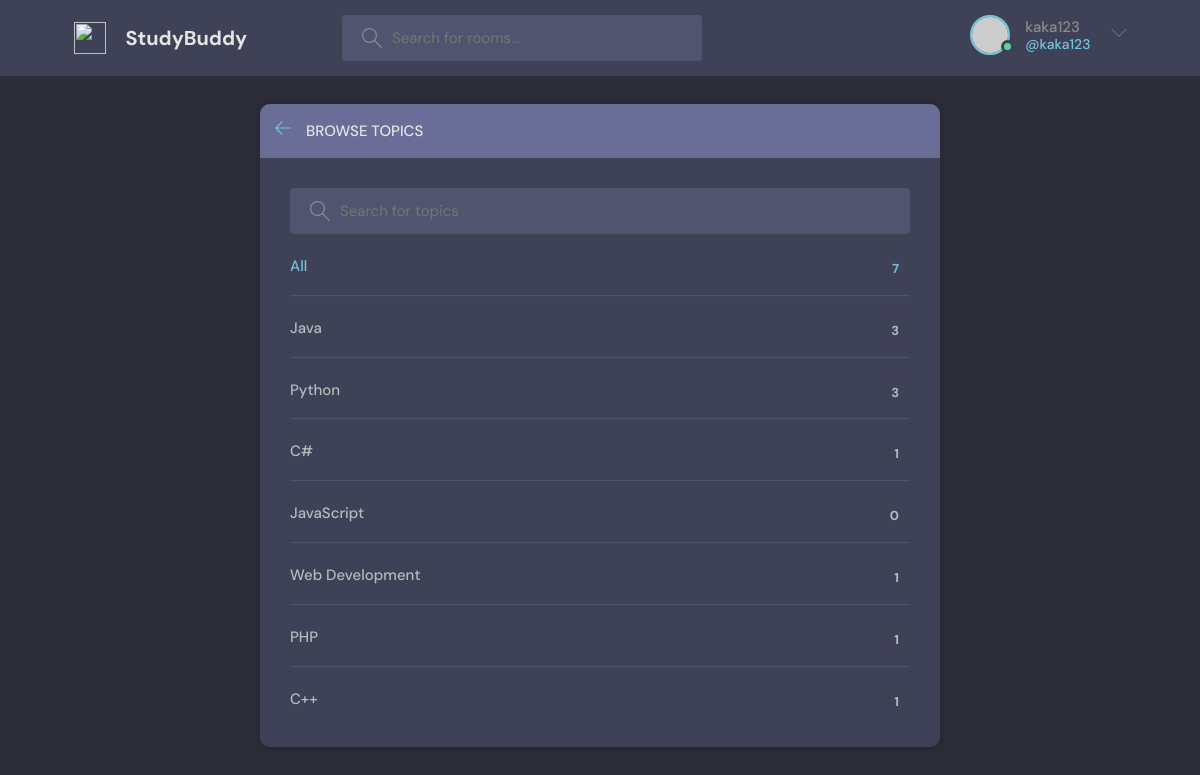
The page /topics/ (signed in) on the database its author committed.
### base/models.py (models this page shows, shortened)
class Topic(models.Model):
    name = models.CharField(max_length = 200)

### base/views.py (the view)
# urls.py: path('topics/',views.topicsPage,name = "topics"),
def topicsPage(request):
    q = request.GET.get('q') if request.GET.get('q') != None else ''
    topics = Topic.objects.filter(name__icontains=q)
    return render(request,'base/topics.html',{'topics': topics})

### base/templates/base/topics.html (shortened to what this page needs)
{% extends "main.html" %}
{% block content %}
    <main class="create-room layout">
      <div class="container">
        <div class="layout__box">
          <div class="layout__boxHeader">
            <div class="layout__boxTitle">
              <a href="{%url 'home' %}">
                <svg version="1.1" xmlns="http://www.w3.org/2000/svg" width="32" height="32" viewBox="0 0 32 32">
                  <title>arrow-left</title>
                  <path
                    d="M13.723 2.286l-13.723 13.714 13.719 13.714 1.616-1.611-10.96-10.96h27.625v-2.286h-27.625l10.965-10.965-1.616-1.607z"
                  ></path>
                </svg>
              </a>
              <h3>Browse Topics</h3>
            </div>
          </div>
          <div class="topics-page layout__body">
            <form action = "" method = "GET" class="header__search">
              <label>
                <input name = "q" placeholder="Search for topics" />
              </label>
            </form>
            <ul class="topics__list">
              <li>
                <a href="{% url 'topics' %}" class="active">All <span>{{topics.count}}</span></a>
              </li>
              {% for topic in topics %}
              <li>
                <a href="{% url 'home' %}?q={{topic.name}}">{{topic.name}} <span>{{topic.room_set.all.count}}</span></a>
              </li>
              {% endfor %}
            </ul>
          </div>
        </div>
      </div>
    </main>
{% endblock content%}

### templates/navbar.html (shortened to what this page needs)
{% load static %}
<header class="header header--loggedIn">
    <div class="container">
      <a href="{% url 'home' %}" class="header__logo">
        <img src="{% static 'images/logo.svg' %}" />
        <h1>StudyBuddy</h1>
      </a>
      <form class="header__search" method = "GET" action="{% url 'home' %}">
        <label>
          <input name = "q"   placeholder="Search for rooms..." />
        </label>
      </form>
      <nav class="header__menu">
        {% if request.user.is_authenticated %}
        <div class="header__user">
          <a href="{% url 'update-user' %}">
            <div class="avatar avatar--medium active">
              <img src="https://randomuser.me/api/portraits/men/37.jpg" />
            </div>
            <p>{{request.user.username}} <span>@{{request.user.username}}</span></p>
          </a>
          <button class="dropdown-button">
            <svg version="1.1" xmlns="http://www.w3.org/2000/svg" width="32" height="32" viewBox="0 0 32 32">
              <title>chevron-down</title>
              <path d="M16 21l-13-13h-3l16 16 16-16h-3l-13 13z"></path>
            </svg>
          </button>
        </div>
        {% endif %}
      </nav>
    </div>
  </header>

### static/styles/style.css (style rules this page uses)
:root { --color-main: #71c6dd; --color-main-light: #e1f6fb; --color-dark: #3f4156; --color-dark-medium: #51546e; --color-dark-light: #696d97; --color-light: #e5e5e5; --color-gray: #8b8b8b; --color-light-gray: #b2bdbd; --color-bg: #2d2d39; --color-success: #5dd693; --color-error: #fc4b0b; }
* { font-family: "DM Sans", -apple-system, BlinkMacSystemFont, "Segoe UI", Roboto, Oxygen, Ubuntu, Cantarell, "Open Sans", "Helvetica Neue", sans-serif; margin: 0; padding: 0; box-sizing: border-box; text-rendering: optimizeLegibility; font-size: inherit; }
html { font-size: 56.25%; }
@media only screen and (min-width: 1200px) { html { font-size: 62.5%; } }
body { line-height: 1.6; font-weight: 400; font-size: 1.5rem; color: var(--color-light-gray); background-color: var(--color-bg); min-height: 100vh; }
img { width: 100%; }
a { display: inline-block; color: var(--color-main); text-decoration: none; }
.container { max-width: 120rem; width: 90%; margin: auto; }
.avatar { position: relative; display: inline-block; border-radius: 50%; border: 2px solid var(--color-main); }
.avatar img { display: block; border-radius: 50%; object-fit: cover; object-position: center; }
.avatar::after { content: ""; display: block; position: absolute; background-color: var(--color-gray); z-index: 111; border-radius: 50%; border: 0.3rem solid var(--color-dark); }
.avatar.active::after { background-color: var(--color-success); }
.avatar.avatar--medium img { width: 3.6rem; height: 3.6rem; border-radius: 50%; }
.avatar.avatar--medium:after { width: 0.7rem; height: 0.7rem; bottom: 0px; right: -6px; }
.header { padding: 1.5rem; background-color: var(--color-dark); }
.header > .container { display: flex; gap: 9.5rem; }
.header__logo, .header__user { display: flex; gap: 2rem; align-items: center; }
.header__logo > img { height: 3.2rem; width: 3.2rem; }
.header__logo > h1 { font-weight: 700; font-size: 2rem; color: var(--color-light); }
.header__search > label { background-color: var(--color-dark-medium); padding: 1.3rem 1rem; display: flex; align-items: center; gap: 1rem; border-radius: 4px; }
.header__search svg { fill: var(--color-gray); width: 2rem; height: 2rem; margin-left: 1rem; }
.header__search input { width: 30rem; background: transparent; border: none; outline: none; color: var(--color-light); }
.header__menu { margin-left: auto; position: relative; }
.header__menu a { display: flex; gap: 1.5rem; align-items: center; font-weight: 500; text-decoration: none; color: var(--color-gray); }
.header__menu img { height: 3.6rem; }
.header__menu p { line-height: 1.2; }
.header__menu span { color: var(--color-main); font-weight: 500; font-size: 1.4rem; display: block; }
.header__menu svg { width: 1.6rem; height: 1.6rem; fill: var(--color-dark-light); }
.dropdown-button { background: transparent; border: 0; outline: 0; cursor: pointer; }
.layout { margin-top: 2.4rem; }
.layout > .container { display: flex; justify-content: space-between; align-items: flex-start; }
.layout__box { width: 90%; max-width: 48rem; min-height: 40rem; position: absolute; top: 50%; left: 50%; transform: translate(-50%, -46%); background-color: var(--color-dark); border-radius: 1rem; box-shadow: 1px 1px 6px 3px rgba(0, 0, 0, 0.1); overflow: hidden; }
.layout__boxHeader { display: flex; padding: 1.5rem; background-color: var(--color-dark-light); }
.layout__boxTitle { display: flex; gap: 1.5rem; align-items: center; }
.layout__boxTitle h3 { text-transform: uppercase; font-weight: 500; color: var(--color-light); }
.layout__boxTitle svg { width: 1.6rem; height: 1.6rem; fill: var(--color-main); }
.layout__body { margin: 3rem; }
.topics__list { list-style: none; }
.topics__list li a { display: flex; justify-content: space-between; margin-bottom: 3rem; font-weight: 500; color: var(--color-light-gray); transition: all 0.3s ease-in-out; }
.topics__list li a.active, .topics__list li a:hover { color: var(--color-main); }
.topics__list li a span { padding: 0.5rem 1rem; background-color: var(--color-dark); border-radius: 3px; font-size: 1.3rem; font-weight: 700; letter-spacing: 1px; }
.topics-page .topics__list li:not(:last-child) a { margin: 2rem 0; padding-bottom: 1rem; text-decoration: none; border-bottom: 1px solid var(--color-dark-medium); }
.topics-page .header__search { display: block; }
.create-room.layout .layout__box { max-width: 68rem; }

### rows shown on the page
Topic: name "Java", room_set.all.count "3"
Topic: name "Python", room_set.all.count "3"
Topic: name "C#", room_set.all.count "1"
Topic: name "JavaScript", room_set.all.count "0"
Topic: name "Web Development", room_set.all.count "1"
Topic: name "PHP", room_set.all.count "1"
Topic: name "C++", room_set.all.count "1"

### other values the page prints
{{ request.user.username }} "kaka123"
{{ topics.count }} "7"
